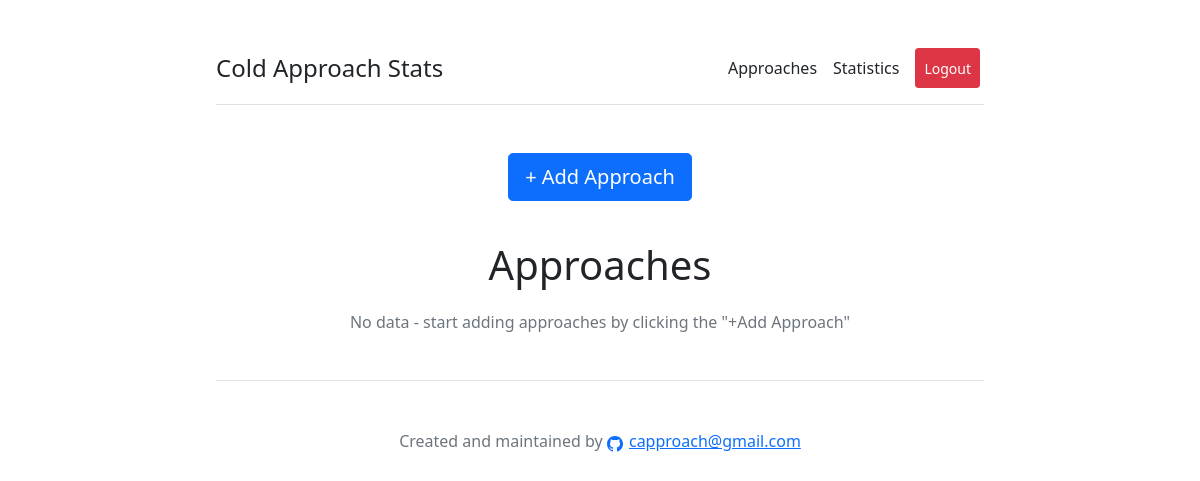
The app's page / (signed in), older data.
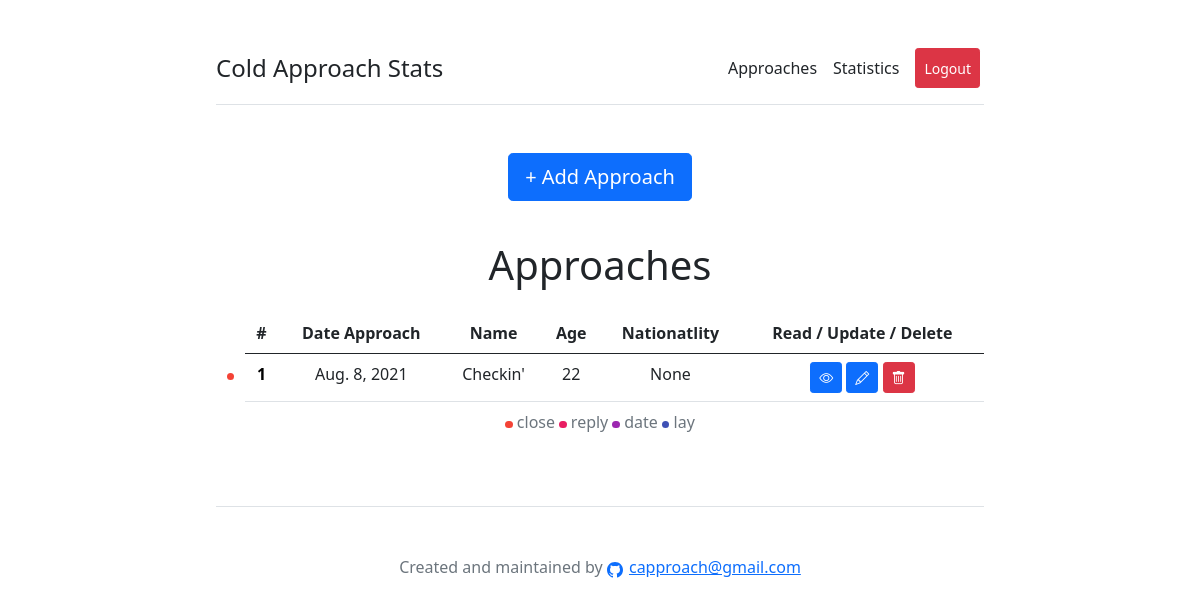
The same page, newer data.
### core/models.py (models this page shows, shortened)
class Contact(models.Model):
	AGE_CHOICES = [(i,i) for i in range(15, 50)]
	DURATION_CHOICES = [('Short', 'Short'), ('Medium', 'Medium'), ('Long', 'Long')]
	INTERACTION_CHOICES = [(i,i) for i in range(1, 11)]
	LOOKS_CHOICES = [(i,i) for i in range(1, 11)]
	BOOLEAN_CHOICES = [('yes', 'Yes'),('no', 'No')]
	GROUP_SIZE_CHOICES = [(i,i) for i in range(1, 10)]
	date_approach = models.DateField(default=timezone.now)
	location = models.CharField(max_length=30, blank=False)
	group_size = models.IntegerField(blank=True, null=True, choices=GROUP_SIZE_CHOICES, default=1)
	name = models.CharField(max_length=30, blank=False)
	age = models.IntegerField(blank=True, null=True, choices=AGE_CHOICES, default=22)
	nationality = models.CharField(max_length=30, blank=True, null=True)
	duration = models.CharField(max_length=30, choices=DURATION_CHOICES, default='Medium', blank=True, null=True)
	interaction = models.IntegerField(blank=True, null=True, choices=INTERACTION_CHOICES, default=7)
	looks = models.IntegerField(blank=True, null=True, choices=LOOKS_CHOICES, default=7)
	close = models.CharField(max_length=30, choices=BOOLEAN_CHOICES, default='yes', blank=True)
	reply = models.CharField(max_length=30, choices=BOOLEAN_CHOICES, default='no', blank=True)
	date = models.CharField(max_length=30, choices=BOOLEAN_CHOICES, default='no', blank=True)
	lay = models.CharField(max_length=30, choices=BOOLEAN_CHOICES, default='no', blank=True)
	comments = models.TextField(blank = True, max_length=300)
	created_at = models.DateTimeField(editable=False, default=timezone.now)
	updated_at = models.DateTimeField(editable=False, default=timezone.now)
	created_by = models.ForeignKey(User, on_delete=models.CASCADE, null=True, blank=True, editable=False)

### core/views.py (the view)
# urls.py: path('', views.ContactListView.as_view(), name='contact_list'),
class ContactListView(ListView):
	template_name = 'core/contact_list.html'
	model = Contact
	def get_context_data(self, **kwargs):
		context = super().get_context_data(**kwargs)
		if self.request.user.is_authenticated:
			userid = self.request.user.id
		else:
			userid = User.objects.filter(groups__name__in=['demo']).values_list('id', flat=True).first()
		context['contact_list'] = Contact.objects \
		.filter(created_by_id=userid) \
		.order_by('-date_approach')
		return context

### core/templates/core/contact_list.html
{% extends 'core/base.html' %}
{% block content %}
<main>
	<h2 class="display-6 text-center mb-4">Approaches</h2>
	<div class="table-responsive">
		{% if contact_list.count > 0 %}
		<table class="table text-center">
			<caption style="text-align: center">
				<i class="dot-close"></i> close
				<i class="dot-reply"></i> reply
				<i class="dot-date"></i> date
				<i class="dot-lay"></i> lay
			</caption>
			<thead>
				<tr>
					<th style="border-bottom:1px solid #fff;"></th>
					<th>#</th>
					<th>Date Approach</th>
					<th>Name</th>
					<th>Age</th>
					<th>Nationatlity</th>
					<th>Read / Update / Delete</th>
				</tr>
			</thead>
			<tbody>
				{% for contact in contact_list %}
					{% if contact.close == 'no' and contact.reply == 'no' and contact.date == 'no' and contact.lay == 'no' %}
					<tr class="table-inactive">
						<td style="border-bottom:1px solid #fff;"><i class="dot"></i></td>
					{% elif contact.close == 'yes' and contact.reply == 'no' and contact.date == 'no' and contact.lay == 'no' %}
					<tr class="table-close">
						<td style="border-bottom:1px solid #fff;"><i class="dot-close"></i></td>
					{% elif contact.close == 'yes' and contact.reply == 'yes' and contact.date == 'no' and contact.lay == 'no' %}
					<tr class="table-reply">
						<td style="border-bottom:1px solid #fff;"><i class="dot-reply"></i></td>
					{% elif contact.close == 'yes' and contact.reply == 'yes' and contact.date == 'yes' and contact.lay == 'no' %}
					<tr class="table-date">
						<td style="border-bottom:1px solid #fff;"><i class="dot-date"></i></td>
					{% elif contact.close == 'yes' and contact.reply == 'yes' and contact.date == 'yes' and contact.lay == 'yes' %}
					<tr class="table-lay">
						<td style="border-bottom:1px solid #fff;"><i class="dot-lay"></i></td>
					{% else %}
					<tr>
						<td style="border-bottom:1px solid #fff;"><i class="dot"></i></td>
					{% endif %}
						<th>{{ forloop.counter }}</th>
						<td>{{ contact.date_approach }}</td>
						<td>{{ contact.name }}</td>
						<td>{{ contact.age }}</td>
						<td>{{ contact.nationality }}</td>
						<td>
						<button type="button" class="contact-read bs-modal btn btn-sm btn-primary" data-form-url="{% url 'contact_read' contact.pk %}">
							<i class="bi-eye"></i>
						</button>
						<button type="button" class="contact-update bs-modal btn btn-sm btn-primary" data-form-url="{% url 'contact_update' contact.pk %}">
							<i class="bi-pencil"></i>
						</button>
						<button type="button" class="contact-delete bs-modal btn btn-sm btn-danger" data-form-url="{% url 'contact_delete' contact.pk %}">
							<i class="bi-trash"></i>
						</button>
						</td>
					</tr>
				{% endfor %}
			</tbody>
		</table>
		{% else %}
		<h6 class="text-muted ml-auto m-0 text-center">No data - start adding approaches by clicking the "+Add Approach"</h6>
		{% endif %}
	</div>
</main>
{% endblock %}

### core/templates/core/base.html (shortened to what this page needs)
{% load static %}
<!DOCTYPE html>
<html>
<head>
	<link href="https://cdn.jsdelivr.net/npm/bootstrap@5.0.2/dist/css/bootstrap.min.css" rel="stylesheet">
	<link rel="stylesheet" href="https://cdn.jsdelivr.net/npm/bootstrap-icons@1.5.0/font/bootstrap-icons.css">
</head>
<body>
	<div class="col-lg-8 mx-auto p-3 py-md-5">
		{% include "core/_header.html" %}
		<div class="d-flex justify-content-center">
			<div class="d-flex flex-column flex-md-row align-items-center pb-3 mb-4">
				<button id="contact-create" class="btn btn-primary btn-lg" type="button" name="button">+ Add Approach</button>
			</div>
		</div>
		{% block content %}{% endblock %}
		{% include "core/_footer.html" %}
	</div>
</body>
</html>

### core/templates/core/_header.html
<header class="d-flex align-items-center pb-3 mb-5 border-bottom">
    <a href="/" class="d-flex align-items-center text-dark text-decoration-none">
        <span class="fs-4">Cold Approach Stats</span>
    </a>
    <nav class="d-inline-flex mt-2 mt-md-0 ms-md-auto">
        <a class="me-3 py-2 text-dark text-decoration-none" href="{% url 'contact_list' %}">Approaches</a>
        <a class="me-3 py-2 text-dark text-decoration-none" href="{% url 'statistics_list' %}">Statistics</a>
        {% if user.is_authenticated %}
        <button class="me-1 py-2 btn btn-danger btn-sm" type="submit" onclick="location.href='{% url 'account_logout' %}'" name='mybtn2'>Logout</button>
        {% else %}
        <a class="me-3 py-2 text-dark text-decoration-none" href="{% url 'account_signup' %}">Signup</a>
        <a class="me-3 py-2 text-dark text-decoration-none" href="{% url 'account_login' %}">Login</a>
        {% endif %}
    </nav>
</header>

### core/templates/core/_footer.html (shortened to what this page needs)
<footer class="pt-4 my-md-5 pt-md-5 border-top">
		<div class="d-flex justify-content-center mb-4">
			<p class="text-muted ml-auto m-0">Created and maintained by
				<a href="#" target="_blank" style="text-decoration: none;">
				</a>
				<a href="#" target="_blank">capproach@gmail.com</a>
			</p>
		</div>
</footer>

### core/templates/core/base.html (style rules this page uses)
.table-close th { background-color: #fff; color: #000; }
.dot-close { height: 7.5px; width: 7.5px; background-color: #F44336; border-radius: 50%; display: inline-block; }
.dot-reply { height: 7.5px; width: 7.5px; background-color: #E91E63; border-radius: 50%; display: inline-block; }
.dot-date { height: 7.5px; width: 7.5px; background-color: #9C27B0; border-radius: 50%; display: inline-block; }
.dot-lay { height: 7.5px; width: 7.5px; background-color: #3F51B5; border-radius: 50%; display: inline-block; }

Row changes from the older to the newer data that the page shows:
added Contact: close "yes" (drawn), date_approach "Aug. 8, 2021", name "Checkin'", age "22", nationality "None"
Text that changed along with them:
text no longer shown: "No data - start adding approaches by clicking the \"+Add Approach\""
text now shown: "close reply date lay # Date Approach Name Age Nationatlity Read / Update / Delete"
